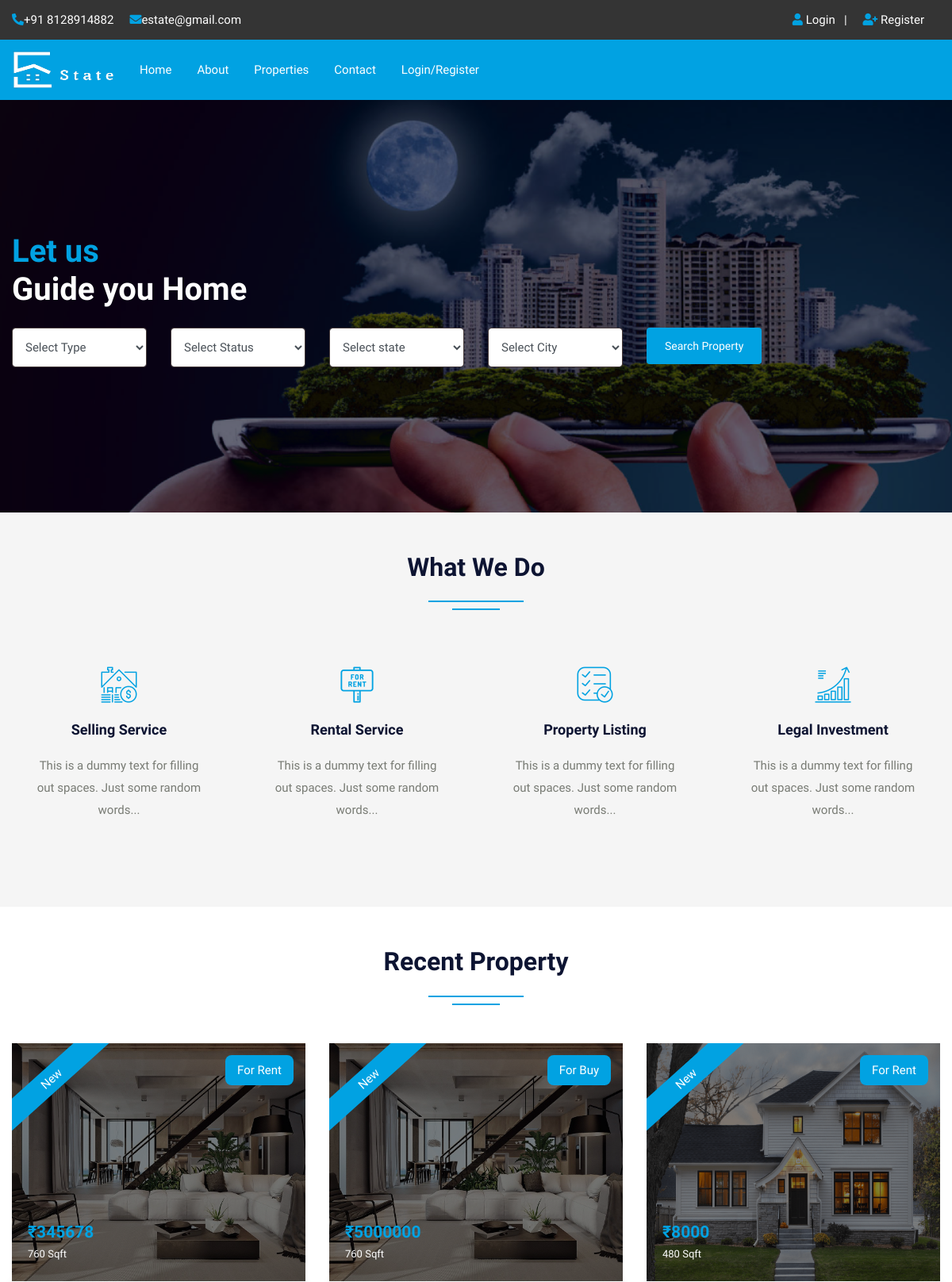
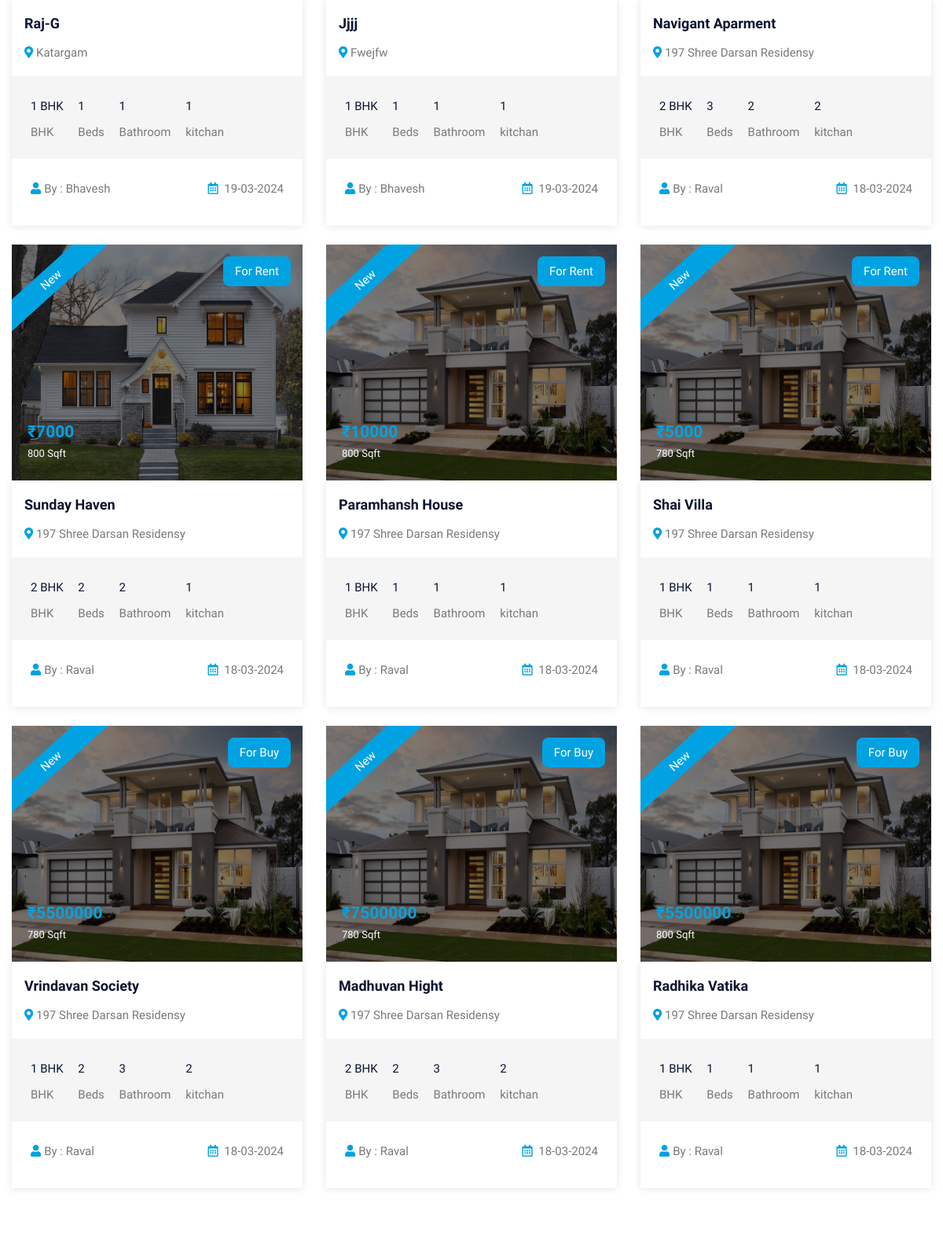
The page / (upper part) on the database its author committed (2 pictures, top to bottom).
### tables this page shows
CREATE TABLE IF NOT EXISTS `property` (
  `pid` int(50) NOT NULL AUTO_INCREMENT,
  `title` varchar(50) NOT NULL,
  `pcontent` longtext NOT NULL,
  `type` varchar(100) NOT NULL,
  `bhk` varchar(50) NOT NULL,
  `stype` varchar(100) NOT NULL,
  `bedroom` int(50) NOT NULL,
  `bathroom` int(50) NOT NULL,
  `balcony` int(50) NOT NULL,
  `kitchen` int(50) NOT NULL,
  `hall` int(50) DEFAULT NULL,
  `floor` varchar(50) DEFAULT NULL,
  `size` int(50) NOT NULL,
  `price` int(50) NOT NULL,
  `location` varchar(200) NOT NULL,
  `city` varchar(100) NOT NULL,
  `state` varchar(100) NOT NULL,
  `feature` longtext NOT NULL,
  `pimage` varchar(300) NOT NULL,
  `pimage1` varchar(300) NOT NULL,
  `pimage2` varchar(300) NOT NULL,
  `pimage3` varchar(300) NOT NULL,
  `pimage4` varchar(300) NOT NULL,
  `uid` int(50) NOT NULL,
  `status` varchar(50) NOT NULL,
  `mapimage` varchar(300) NOT NULL,
  `topmapimage` varchar(300) NOT NULL,
  `groundmapimage` varchar(300) NOT NULL,
  `totalfloor` varchar(50) DEFAULT NULL,
  `date` datetime NOT NULL DEFAULT CURRENT_TIMESTAMP,
  PRIMARY KEY (`pid`),
  UNIQUE KEY `title` (`title`)
);

CREATE TABLE IF NOT EXISTS `user` (
  `uid` int(50) NOT NULL AUTO_INCREMENT,
  `uname` varchar(100) NOT NULL,
  `uemail` varchar(100) NOT NULL,
  `uphone` varchar(20) NOT NULL,
  `upass` varchar(50) NOT NULL,
  `utype` varchar(50) NOT NULL,
  `uimage` varchar(300) NOT NULL,
  `resettoken` varchar(255) DEFAULT NULL,
  `resetexpiry` date DEFAULT NULL,
  PRIMARY KEY (`uid`),
  UNIQUE KEY `uemail` (`uemail`)
);

### index.php (the view, shortened to what this page needs)
<!DOCTYPE html>
<html lang="en">
<head>
    <link rel="stylesheet" type="text/css" href="css/bootstrap.min.css">
    <link rel="stylesheet" type="text/css" href="css/bootstrap-slider.css">
    <link rel="stylesheet" type="text/css" href="css/jquery-ui.css">
    <link rel="stylesheet" type="text/css" href="css/layerslider.css">
    <link rel="stylesheet" type="text/css" href="css/color.css" id="color-change">
    <link rel="stylesheet" type="text/css" href="css/owl.carousel.min.css">
    <link rel="stylesheet" type="text/css" href="css/font-awesome.min.css">
    <link rel="stylesheet" type="text/css" href="fonts/flaticon/flaticon.css">
    <link rel="stylesheet" type="text/css" href="css/style.css">
</head>
<body>
    <div id="page-wrapper">
        <div class="row">
            <?php include("include/header.php"); ?>
            <div class="overlay-black w-100 slider-banner1 position-relative" style="background-image: url('images/banner/home.png'); background-size: cover; background-position: center center; background-repeat: no-repeat;">
                <div class="container h-100">
                    <div class="row h-100 align-items-center">
                        <div class="col-lg-12">
                            <div class="text-white">
                                <h1 class="mb-4"><span style="color: #01A2E2;">Let us</span><br>
                                    Guide you Home</h1>
                                <form method="post" action="propertygrid.php">
                                    <div class="row">
                                        <div class="col-md-6 col-lg-2">
                                            <div class="form-group">
                                                <select class="form-control" name="type" required>
                                                    <option value="">Select Type</option>
                                                </select>
                                            </div>
                                        </div>
                                        <div class="col-md-6 col-lg-2">
                                            <div class="form-group">
                                                <select class="form-control" name="stype" required>
                                                    <option value="">Select Status</option>
                                                </select>
                                            </div>
                                        </div>
                                        <div class="col-md-8 col-lg-2">
                                            <div class="form-group">
                                                <select class="form-control" id="search" name="city">
                                                    <option selected disabled>Select state</option>
                                                </select>
                                            </div>
                                        </div>
                                        <div class="col-md-8 col-lg-2">
                                            <div class="form-group">
                                                <select class="form-control" id="city" name="city">
                                                    <option selected disabled>Select City</option>
                                                </select>
                                            </div>
                                        </div>
                                        <div class="col-md-4 col-lg-2">
                                            <div class="form-group">
                                                <input type="submit" name="filter" class='btn btn-primary rounded' style="background-color: #01A2E2; border:none;color:white"  value="Search Property">
                                            </div>
                                        </div>
                                    </div>
                                </form>
                            </div>
                        </div>
                    </div>
                </div>
            </div>
            <div class="full-row bg-gray">
                <div class="container">
                    <div class="row">
                        <div class="col-lg-12">
                            <h2 class="text-secondary double-down-line text-center mb-5">What We Do</h2>
                        </div>
                    </div>
                    <div class="text-box-one">
                        <div class="row">
                            <div class="col-lg-3 col-md-6">
                                <div class="p-4 text-center hover-bg-white hover-shadow rounded mb-4 transation-3s">
                                    <i class="flaticon-rent text-primary flat-medium" aria-hidden="true"></i>
                                    <h5 class="text-secondary hover-text-primary py-3 m-0"><a href="#">Selling Service</a></h5>
                                    <p>This is a dummy text for filling out spaces. Just some random words...</p>
                                </div>
                            </div>
                            <div class="col-lg-3 col-md-6">
                                <div class="p-4 text-center hover-bg-white hover-shadow rounded mb-4 transation-3s">
                                    <i class="flaticon-for-rent text-primary flat-medium" aria-hidden="true"></i>
                                    <h5 class="text-secondary hover-text-primary py-3 m-0"><a href="#">Rental Service</a></h5>
                                    <p>This is a dummy text for filling out spaces. Just some random words...</p>
                                </div>
                            </div>
                            <div class="col-lg-3 col-md-6">
                                <div class="p-4 text-center hover-bg-white hover-shadow rounded mb-4 transation-3s">
                                    <i class="flaticon-list text-primary flat-medium" aria-hidden="true"></i>
                                    <h5 class="text-secondary hover-text-primary py-3 m-0"><a href="#">Property Listing</a></h5>
                                    <p>This is a dummy text for filling out spaces. Just some random words...</p>
                                </div>
                            </div>
                            <div class="col-lg-3 col-md-6">
                                <div class="p-4 text-center hover-bg-white hover-shadow rounded mb-4 transation-3s">
                                    <i class="flaticon-diagram text-primary flat-medium" aria-hidden="true"></i>
                                    <h5 class="text-secondary hover-text-primary py-3 m-0"><a href="#">Legal Investment</a></h5>
                                    <p>This is a dummy text for filling out spaces. Just some random words...</p>
                                </div>
                            </div>
                        </div>
                    </div>
                </div>
            </div>
            <div class="full-row">
                <div class="container">
                    <div class="row">
                        <div class="col-md-12">
                            <h2 class="text-secondary double-down-line text-center mb-4">Recent Property</h2>
                        </div>
                        <div class="col-md-12">
                            <div class="tab-content mt-4" id="pills-tabContent">
                                <div class="tab-pane fade show active" id="pills-home" role="tabpanel" aria-labelledby="pills-home">
                                    <div class="row">
                                        <?php
                                        $query = mysqli_query($con, "SELECT property.*, user.uname,user.utype,user.uimage FROM `property`,`user` WHERE property.uid=user.uid ORDER BY date DESC LIMIT 9");
                                        while ($row = mysqli_fetch_array($query)) {
                                        if($row['status'] == "available"){
                                        ?>
                                            <div class="col-md-6 col-lg-4">
                                                <div class="featured-thumb hover-zoomer mb-4">
                                                    <div class="overlay-black overflow-hidden position-relative"> <img src="admin/property/<?php echo $row['pimage']; ?>" alt="pimage" style="height: 300px;">
                                                        <div class="featured bg-primary text-white">New</div>
                                                        <div class="sale bg-primary text-white text-capitalize">For <?php echo $row['stype']; ?></div>
                                                        <div class="price text-primary"><b>₹<?php echo $row['price']; ?> </b><span class="text-white"><?php echo $row['size']; ?> Sqft</span></div>
                                                    </div>
                                                    <div class="featured-thumb-data shadow-one">
                                                        <div class="p-3">
                                                            <h5 class="text-secondary hover-text-primary mb-2 text-capitalize"><a href="propertydetail.php?pid=<?php echo $row['pid']; ?>"><?php echo $row['title']; ?></a></h5>
                                                            <span class="location text-capitalize"><i class="fas fa-map-marker-alt text-primary"></i> <?php echo $row['location']; ?></span>
                                                        </div>
                                                        <div class="bg-gray quantity px-4 pt-4">
                                                            <ul>
                                                                <li><span><?php echo $row['4']; ?></span> BHK</li>
                                                                <li><span><?php echo $row['6']; ?></span> Beds</li>
                                                                <li><span><?php echo $row['8']; ?></span> Bathroom</li>
                                                                <li><span><?php echo $row['9']; ?></span> kitchan</li>
                                                            </ul>
                                                        </div>
                                                        <div class="p-4 d-inline-block w-100">
                                                            <div class="float-left text-capitalize"><i class="fas fa-user text-primary mr-1"></i>By : <?php echo $row['uname']; ?></div>
                                                            <div class="float-right"><i class="far fa-calendar-alt text-primary mr-1"></i> <?php echo date('d-m-Y', strtotime($row['date'])); ?></div>
                                                        </div>
                                                    </div>
                                                </div>
                                            </div>
                                        <?php }
                                    else{
                                    }} ?>
                                    </div>
                                </div>
                            </div>
                        </div>
                    </div>
                </div>
            </div>
        </div>
    </div>
</body>
</html>

### css/color.css (style rules this page uses)
:root { --theme-ordinary-color: #787b74; }
:root { --theme-primary-color: #01A2E2; }
:root { --theme-secondary-color: #0d1432; }
:root { --theme-white-color: #fff; }
:root { --theme-light-color: #f8f8f8; }
:root { --theme-gray-color: #f5f5f5; }
:root { --theme-footer-color: #091b4b; }
:root { --theme-dark-color: #091b4b; }
:root { --text-light-color: #a3a7af; }
:root { --theme-primary-opacity-color: rgba(11, 191, 141, .8); }
:root { --theme-secondary-opacity-color: rgba(13,20,50,0.7); }
:root { --theme-white-opacity-color: rgba(255, 255, 255, 0.3); }
:root { --theme-dark-opacity-color: rgba(0, 0, 0, 0.5); }
:root { --theme-ordinary-font: 'Muli', sans-serif; }
:root { --theme-highlight-font: 'Comfortaa', cursive; }

### rows shown on the page
property: pimage (picture), stype "Rent", price "345678", size "760", title "Raj-G", location "Katargam", bhk "1 BHK", bedroom "1", balcony "1", kitchen "1", uid.uname "Bhavesh", date "19-03-2024"
property: pimage (picture), stype "Buy", price "5000000", size "760", title "Jjjj", location "Fwejfw", bhk "1 BHK", bedroom "1", balcony "1", kitchen "1", uid.uname "Bhavesh", date "19-03-2024"
property: pimage (picture), stype "Rent", price "8000", size "480", title "Navigant Aparment", location "197 Shree Darsan Residensy", bhk "2 BHK", bedroom "3", balcony "2", kitchen "2", uid.uname "Raval", date "18-03-2024"
property: pimage (picture), stype "Rent", price "7000", size "800", title "Sunday Haven", location "197 Shree Darsan Residensy", bhk "2 BHK", bedroom "2", balcony "2", kitchen "1", uid.uname "Raval", date "18-03-2024"
property: pimage (picture), stype "Rent", price "10000", size "800", title "Paramhansh House", location "197 Shree Darsan Residensy", bhk "1 BHK", bedroom "1", balcony "1", kitchen "1", uid.uname "Raval", date "18-03-2024"
property: pimage (picture), stype "Rent", price "5000", size "780", title "Shai Villa", location "197 Shree Darsan Residensy", bhk "1 BHK", bedroom "1", balcony "1", kitchen "1", uid.uname "Raval", date "18-03-2024"
property: pimage (picture), stype "Buy", price "5500000", size "780", title "Vrindavan Society", location "197 Shree Darsan Residensy", bhk "1 BHK", bedroom "2", balcony "3", kitchen "2", uid.uname "Raval", date "18-03-2024"
property: pimage (picture), stype "Buy", price "7500000", size "780", title "Madhuvan Hight", location "197 Shree Darsan Residensy", bhk "2 BHK", bedroom "2", balcony "3", kitchen "2", uid.uname "Raval", date "18-03-2024"
property: pimage (picture), stype "Buy", price "5500000", size "800", title "Radhika Vatika", location "197 Shree Darsan Residensy", bhk "1 BHK", bedroom "1", balcony "1", kitchen "1", uid.uname "Raval", date "18-03-2024"
